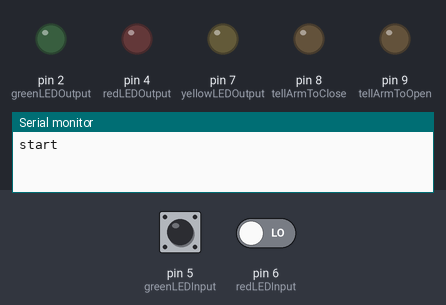
The sketch below on a simulated Arduino Uno, built with avr-gcc and run on an emulated ATmega328P. Shown: output pins drawn as LEDs (lit = HIGH), the last lines printed to the serial monitor. Dashed ring = blinking. The test bench sets the inputs (shaded band); at power-on: pin 5 (greenLEDInput) LOW, pin 6 (redLEDInput) LOW.

Above: at 1.2 s.
1.3 s: pin 5 (greenLEDInput) driven HIGH
At 2.3 s:
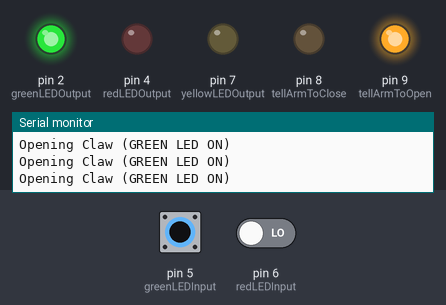
2.8 s: pin 6 (redLEDInput) driven HIGH
At 3.9 s:
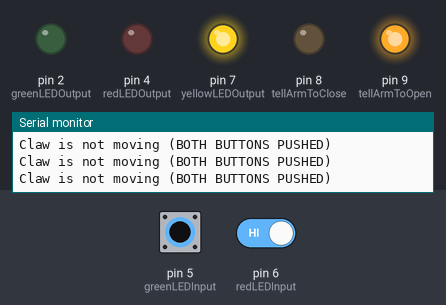
4.3 s: pin 5 (greenLEDInput) driven LOW
At 5.5 s:
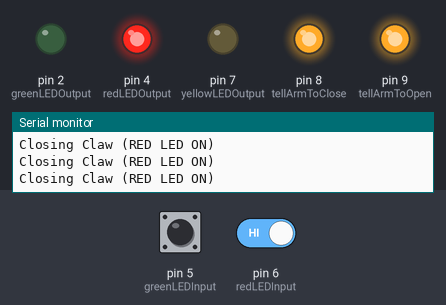
5.8 s: pin 5 (greenLEDInput) driven HIGH
At 6.8 s:
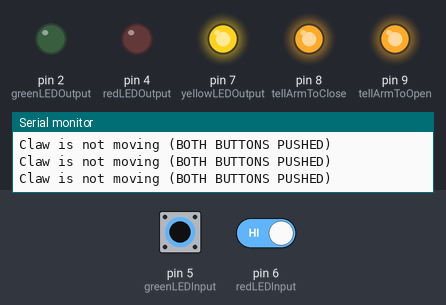
7.3 s: pin 6 (redLEDInput) driven LOW
At 8.1 s:
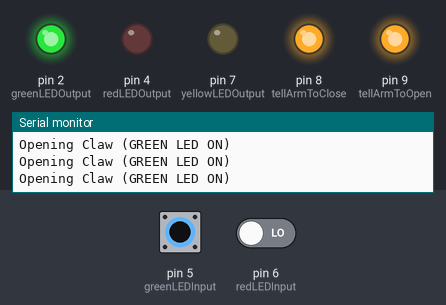
8.8 s: pin 5 (greenLEDInput) pulsed LOW 2 times (0.12 s each, 0.3 s apart)
At 9.02 s:
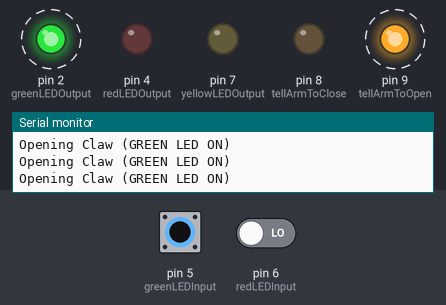
Timing chart, 0 to 11.8 s (numbered marks = the images above; inputs shaded):
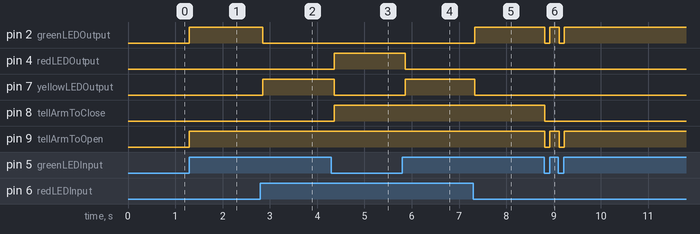

The sketch:

HandHeldController.ino
```cpp
/*
*  File   - HandheldController.ino
*  Author - Samuel Brewster
*  Class  - MCHE 4911
*
*  The following code is used to control whether the claw on the drone attachment is opening or closing. Two LEDs are
*  used to signify the correct output of voltage to the motor.
*
*  Behaves almost perfectly, now counts the (estimated) degrees that the claw is at and outputs a voltage to the according LED.
*  It also tells the user when they have completely opened or closed the arm, which is shown by the lighting of the yellow LED.
*
*  Left Button  - "Opens the Claw" (Outputs a high to the LED from GPIO 2).
*  Right Button - "Closes the Claw" (Outputs a high to the LED from GPIO 4).
*  Yellow LED   - Signifies that the user has either completely opened or closed the claw.
*/

// Create variables for ease of changing pins
int greenLEDOutput  = 2; // Green Dupont
int yellowLEDOutput = 7; // Yellow Dupont
int redLEDOutput    = 4; // Red Dupont
int greenLEDInput   = 5; // Orange Dupont
int redLEDInput     = 6; // Purple Dupont

int tellArmToClose  = 8;
int tellArmToOpen   = 9;

double degreesRotated  = 45;


// Code for the setup
void setup() {

  Serial.begin(9600);       // Setup the Serial Output

  pinMode(greenLEDOutput,   OUTPUT); // Setup the current GPIO pin for the Green LED as an output
  pinMode(yellowLEDOutput,  OUTPUT); // Setup the current GPIO pin for the Yellow LED as an output
  pinMode(redLEDOutput,     OUTPUT); // Setup the current GPIO pin for the Red LED as an output
  pinMode(greenLEDInput,    INPUT);  // Setup the current GPIO pin for the left button as an input
  pinMode(redLEDInput,      INPUT);  // Setup the current GPIO pin for the right button as an input

  pinMode(tellArmToClose, OUTPUT);
  pinMode(tellArmToOpen, OUTPUT);

  Serial.println("start");  // Communicate to user that program has begun
} // end of setup


// Main loop to be run continously
void loop() {

  if ((digitalRead(greenLEDInput) && digitalRead(redLEDInput)) == 1) {

    Serial.println("Claw is not moving (BOTH BUTTONS PUSHED)");
    turnOnYellowLED();

  } else if (digitalRead(greenLEDInput) == 1) {

    Serial.println("Opening Claw (GREEN LED ON)");
    digitalWrite(tellArmToOpen, 1);
    turnOnGreenLED();

  } else if (digitalRead(redLEDInput) == 1) {

    Serial.println("Closing Claw (RED LED ON)");
    digitalWrite(tellArmToClose, 1);
    turnOnRedLED();

  } else {
    digitalWrite(tellArmToOpen,  0);
    digitalWrite(tellArmToClose, 0);
    turnOffAllLEDs();
  }// end of if/else-if/else

} // end of loop


// Turns off all of the LEDs at once
void turnOffAllLEDs() {
  digitalWrite(greenLEDOutput,  0);
  digitalWrite(yellowLEDOutput, 0);
  digitalWrite(redLEDOutput,    0);
}


// Turns on ONLY the Green LED
void turnOnGreenLED(){
  digitalWrite(greenLEDOutput,  1);
  digitalWrite(yellowLEDOutput, 0);
  digitalWrite(redLEDOutput,    0);
}


// Turns on ONLY the Yellow LED
void turnOnYellowLED(){
  digitalWrite(greenLEDOutput,  0);
  digitalWrite(yellowLEDOutput, 1);
  digitalWrite(redLEDOutput,    0);
}


// Turns on ONLY the Red LED
void turnOnRedLED(){
  digitalWrite(greenLEDOutput,  0);
  digitalWrite(yellowLEDOutput, 0);
  digitalWrite(redLEDOutput,    1);
}
```

Measured:
- after the input at 1.3 s, pin 2 (greenLEDOutput), pin 9 (tellArmToOpen): LOW → HIGH at once
- after the input at 2.8 s, pin 2 (greenLEDOutput): HIGH → LOW at once; pin 7 (yellowLEDOutput): LOW → HIGH at once
- after the input at 4.3 s, pin 4 (redLEDOutput), pin 8 (tellArmToClose): LOW → HIGH after 0.06 s; pin 7 (yellowLEDOutput): HIGH → LOW after 0.06 s
- after the input at 5.8 s, pin 4 (redLEDOutput): HIGH → LOW after 0.06 s; pin 7 (yellowLEDOutput): LOW → HIGH after 0.06 s
- after the input at 7.3 s, pin 2 (greenLEDOutput): LOW → HIGH at once; pin 7 (yellowLEDOutput): HIGH → LOW at once
- after the input at 8.8 s, pin 2 (greenLEDOutput), pin 9 (tellArmToOpen): alternates HIGH for 0.20 s and LOW for 0.10 s, 4 changes in all, then stays HIGH, starting at once; pin 8 (tellArmToClose): HIGH → LOW at once
